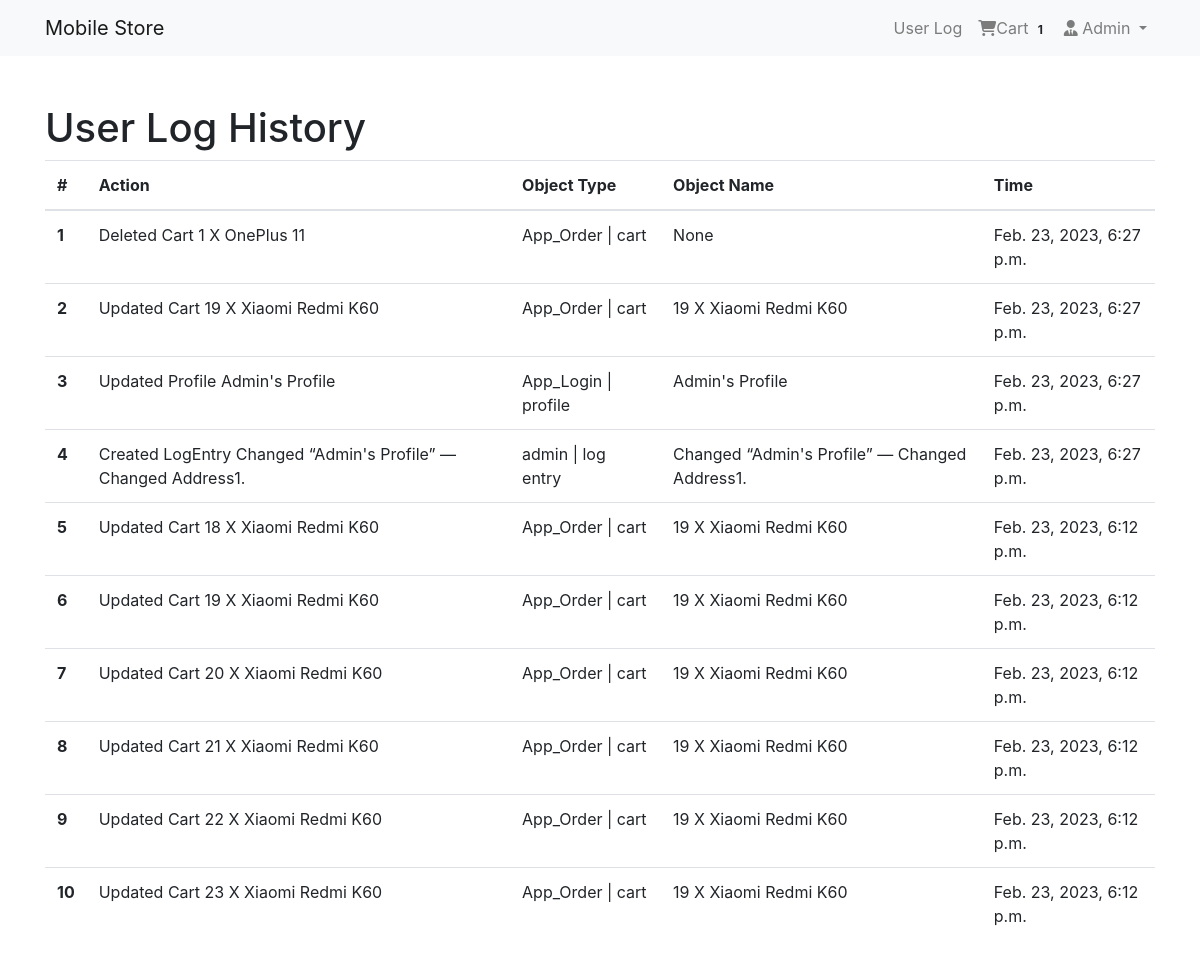
The page /userlog/log/ (signed in) on the database as committed earlier.
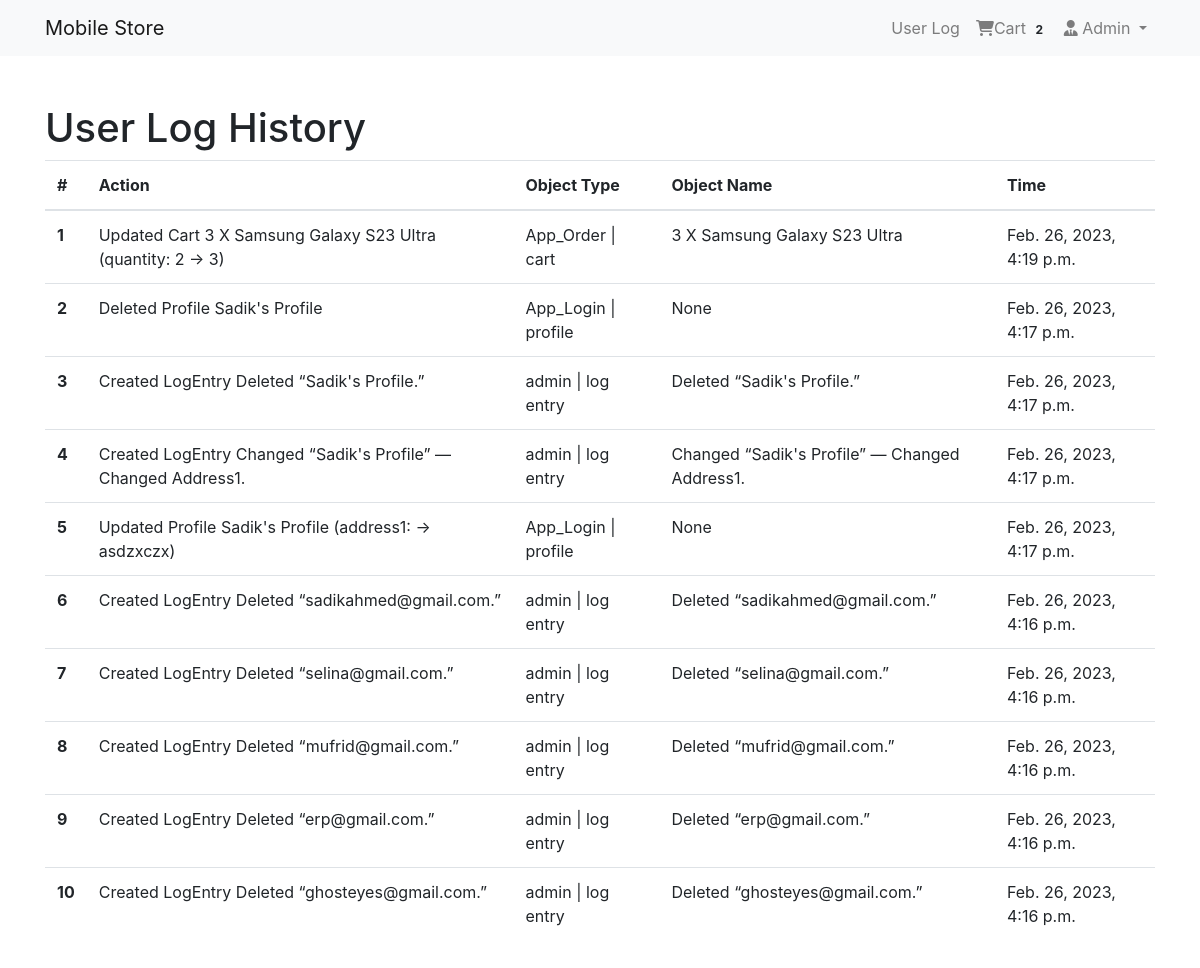
The same page on the database as committed later.
### App_Login/models.py (models this page shows, shortened)
class User(AbstractBaseUser, PermissionsMixin):
    email = models.EmailField(unique=True, null=False)
    is_staff = models.BooleanField(gettext_lazy('staff status'), default=False, help_text= gettext_lazy('Designate whether the user can login into the site'))
    is_active = models.BooleanField(gettext_lazy('active'), default=True, help_text=gettext_lazy('This user is now active. Unselect it instead of delete it'))
    USERNAME_FIELD = 'email'
    objects = MyUserManager()

class Profile(models.Model):
    user = models.OneToOneField(User, on_delete=models.CASCADE, related_name='profile' )
    username = models.CharField(max_length=100, blank=True)
    address1 = models.TextField(max_length=400, blank=True)
    city = models.CharField(max_length=40, blank=True)
    zipcode = models.CharField(max_length=10, blank=True)
    country = models.CharField(max_length=50, blank=True)
    phone = models.CharField(max_length=20, blank=True)
    joined_date = models.DateField(auto_now_add=True)
    def __str__(self):
        return self.username + "'s Profile"

### App_Order/models.py (models this page shows, shortened)
class Order(models.Model):
    order_items = models.ManyToManyField(Cart)
    user = models.ForeignKey(settings.AUTH_USER_MODEL, on_delete=models.CASCADE)
    ordered = models.BooleanField(default=False)
    created = models.DateTimeField(auto_now_add=True)
    paymentId = models.CharField(max_length=264, blank=True, null=True)
    orederId = models.CharField(max_length=200, blank=True, null=True)

class Cart(models.Model):
    user = models.ForeignKey(settings.AUTH_USER_MODEL, on_delete=models.CASCADE, related_name="cart")
    item = models.ForeignKey(Product, on_delete=models.CASCADE)
    quantity = models.IntegerField(default=1)
    purchased = models.BooleanField(default=False)
    created = models.DateTimeField(auto_now_add=True)
    updated = models.DateTimeField(auto_now=True)
    def __str__(self):
        return f'{self.quantity} X {self.item}'

### App_UserLog/models.py (models this page shows, shortened)
class UserLog(models.Model):
    user = models.ForeignKey(settings.AUTH_USER_MODEL, on_delete=models.CASCADE)
    action = models.CharField(max_length=255)
    timestamp = models.DateTimeField(auto_now_add=True)
    content_type = models.ForeignKey(ContentType, on_delete=models.SET_NULL, null=True)
    object_id = models.CharField(max_length=255)
    content_object = GenericForeignKey('content_type', 'object_id')

### App_Shop/models.py (models this page shows)
class Product(models.Model):
    main_image = models.ImageField(upload_to='Products')
    name = models.CharField(max_length=264)
    category = models.ForeignKey(Category, on_delete=models.CASCADE, related_name='category')
    preview_text = models.TextField(max_length=200, verbose_name='Preview Text')
    detail_text = models.TextField(max_length=1000, verbose_name='description')
    price = models.FloatField()
    old_price =  models.FloatField(default=0.00)
    created_date = models.DateTimeField(auto_now_add=True)
    def __str__(self):
        return self.name
    class Meta:
        ordering = ['-created_date',]

### App_UserLog/views.py (the view)
# urls.py: path('log/', views.user_log, name='userlog'),
@login_required
def user_log(request):
    user_logs = UserLog.objects.filter(user=request.user).order_by('-timestamp')[:10]
    context = {'user_logs': user_logs}
    return render(request, 'App_UserLog/log.html', context)

### App_Order/templatetags/cart_tag.py (called while the page is built)
@register.filter
def cart_total(user):
    order = Order.objects.filter(user=user, ordered = False)
    if order.exists():
      return order[0].order_items.count()
    else:
        return 0

### templates/App_UserLog/log.html
{% extends 'base.html' %}
{% block body_block %}
    <h1>User Log History</h1>
    <table class="table">
        <thead>
            <tr>
                <th scope="col">#</th>
                <th scope="col">Action</th>
                <th scope="col">Object Type</th>
                <th scope="col">Object Name</th>
                <th scope="col">Time</th>
            </tr>
        </thead>
        <tbody>
            {% for user_log in user_logs %}
            <tr>
                <th scope="row">{{ forloop.counter }}</th>
                <td>{{ user_log.action }}</td>
                <td>{{ user_log.content_type }}</td>
                <td>{{ user_log.content_object }}</td>
                <td>{{ user_log.timestamp }}</td>
            </tr>
            {% endfor %}
        </tbody>
    </table>
{% endblock %}

### templates/navbar.html (shortened to what this page needs)
{% load cart_tag %}
<nav class="navbar navbar-expand-lg navbar-light bg-light">
    <div class="container">
        <a class="navbar-brand" href="{% url 'App_Shop:home' %}">Mobile Store</a>
        <div class="collapse navbar-collapse" id="navbarNav">
            <ul class="navbar-nav ml-auto">
                {% if request.user.is_authenticated   %}
                <li class="nav-item"><a href="{% url 'App_UserLog:userlog' %}" class="nav-link">User Log</a></li>
                <li class="nav-item">
                 <a href="{% url 'App_Order:cart' %}" class="nav-link">
                    <i class="fa fa-shopping-cart"></i>Cart
                    <span class="badge badge-light"> {{request.user | cart_total}} </span>
                 </a>
                </li>
                <li class="nav-item dropdown">
                    <a href="" class="nav-link dropdown-toggle" id="navbarDropdown" role="button" data-toggle="dropdown" aria-haspopup="true" aria-expanded="false"><i class="fas fa-user-tie"></i> {{request.user.profile.username}} </a>
                </li>
                {% endif %}
            </ul>
        </div>
    </div>
</nav>

Rows that differ between the two databases and show on the page:
no longer on this page (row unchanged): UserLog: action "Deleted Cart 1 X OnePlus 11", content_type "App_Order | cart", content_object "None", timestamp "Feb. 23, 2023, 6:27 p.m."
no longer on this page (row unchanged): UserLog: action "Updated Cart 19 X Xiaomi Redmi K60", content_type "App_Order | cart", content_object "19 X Xiaomi Redmi K60", timestamp "Feb. 23, 2023, 6:27 p.m."
no longer on this page (row unchanged): UserLog: action "Updated Profile Admin's Profile", content_type "App_Login | profile", content_object "Admin's Profile", timestamp "Feb. 23, 2023, 6:27 p.m."
no longer on this page (row unchanged): UserLog: action "Created LogEntry Changed “Admin's Profile” — Changed Address1.", content_type "admin | log entry", content_object "Changed “Admin's Profile” — Changed Address1.", timestamp "Feb. 23, 2023, 6:27 p.m."
no longer on this page (row unchanged): UserLog: action "Updated Cart 18 X Xiaomi Redmi K60", content_type "App_Order | cart", content_object "19 X Xiaomi Redmi K60", timestamp "Feb. 23, 2023, 6:12 p.m."
no longer on this page (row unchanged): UserLog: action "Updated Cart 19 X Xiaomi Redmi K60", content_type "App_Order | cart", content_object "19 X Xiaomi Redmi K60", timestamp "Feb. 23, 2023, 6:12 p.m."
no longer on this page (row unchanged): UserLog: action "Updated Cart 20 X Xiaomi Redmi K60", content_type "App_Order | cart", content_object "19 X Xiaomi Redmi K60", timestamp "Feb. 23, 2023, 6:12 p.m."
no longer on this page (row unchanged): UserLog: action "Updated Cart 21 X Xiaomi Redmi K60", content_type "App_Order | cart", content_object "19 X Xiaomi Redmi K60", timestamp "Feb. 23, 2023, 6:12 p.m."
no longer on this page (row unchanged): UserLog: action "Updated Cart 22 X Xiaomi Redmi K60", content_type "App_Order | cart", content_object "19 X Xiaomi Redmi K60", timestamp "Feb. 23, 2023, 6:12 p.m."
no longer on this page (row unchanged): UserLog: action "Updated Cart 23 X Xiaomi Redmi K60", content_type "App_Order | cart", content_object "19 X Xiaomi Redmi K60", timestamp "Feb. 23, 2023, 6:12 p.m."
changed User "Admin": user|cart_total "1" → "2"
added UserLog: action "Updated Cart 3 X Samsung Galaxy S23 Ultra (quantity: 2 -> 3)", content_type "App_Order | cart", content_object "3 X Samsung Galaxy S23 Ultra", timestamp "Feb. 26, 2023, 4:19 p.m."
added UserLog: action "Deleted Profile Sadik's Profile", content_type "App_Login | profile", content_object "None", timestamp "Feb. 26, 2023, 4:17 p.m."
added UserLog: action "Created LogEntry Deleted “Sadik's Profile.”", content_type "admin | log entry", content_object "Deleted “Sadik's Profile.”", timestamp "Feb. 26, 2023, 4:17 p.m."
added UserLog: action "Created LogEntry Changed “Sadik's Profile” — Changed Address1.", content_type "admin | log entry", content_object "Changed “Sadik's Profile” — Changed Address1.", timestamp "Feb. 26, 2023, 4:17 p.m."
added UserLog: action "Updated Profile Sadik's Profile (address1: -> asdzxczx)", content_type "App_Login | profile", content_object "None", timestamp "Feb. 26, 2023, 4:17 p.m."
added UserLog: action "Created LogEntry Deleted “sadikahmed@gmail.com.”", content_type "admin | log entry", content_object "Deleted “sadikahmed@gmail.com.”", timestamp "Feb. 26, 2023, 4:16 p.m."
added UserLog: action "Created LogEntry Deleted “selina@gmail.com.”", content_type "admin | log entry", content_object "Deleted “selina@gmail.com.”", timestamp "Feb. 26, 2023, 4:16 p.m."
added UserLog: action "Created LogEntry Deleted “mufrid@gmail.com.”", content_type "admin | log entry", content_object "Deleted “mufrid@gmail.com.”", timestamp "Feb. 26, 2023, 4:16 p.m."
added UserLog: action "Created LogEntry Deleted “erp@gmail.com.”", content_type "admin | log entry", content_object "Deleted “erp@gmail.com.”", timestamp "Feb. 26, 2023, 4:16 p.m."
added UserLog: action "Created LogEntry Deleted “ghosteyes@gmail.com.”", content_type "admin | log entry", content_object "Deleted “ghosteyes@gmail.com.”", timestamp "Feb. 26, 2023, 4:16 p.m."
